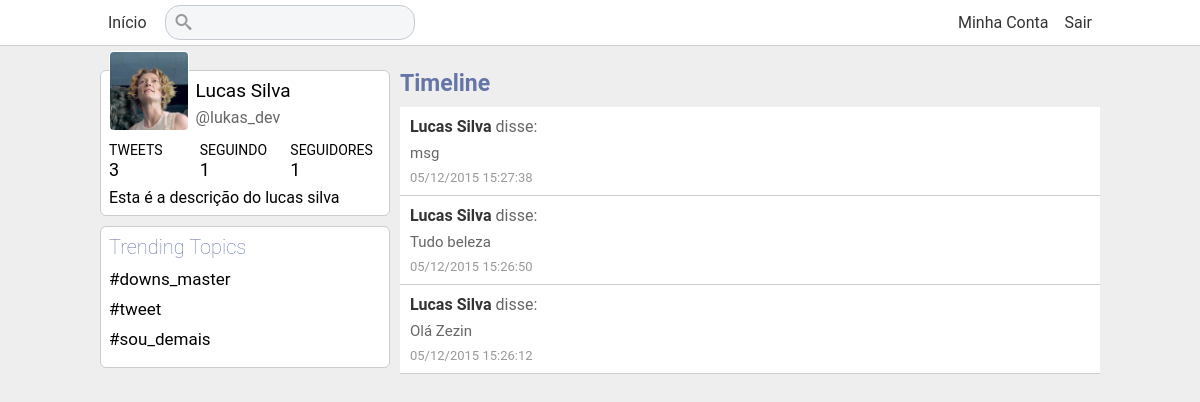
The page /index.php?url=lukas_dev (signed in) on the database its author committed.
### tables this page shows
CREATE TABLE IF NOT EXISTS `usuarios` (
  `id` int(11) NOT NULL AUTO_INCREMENT,
  `foto` varchar(200) NOT NULL,
  `nome` varchar(200) NOT NULL,
  `nickname` varchar(200) NOT NULL,
  `email` varchar(150) NOT NULL,
  `senha` varchar(100) NOT NULL,
  `descricao` varchar(100) NOT NULL,
  PRIMARY KEY (`id`)
);

CREATE TABLE IF NOT EXISTS `trending` (
  `id` int(11) NOT NULL AUTO_INCREMENT,
  `hashtag` varchar(100) NOT NULL,
  `mencoes` int(11) NOT NULL,
  PRIMARY KEY (`id`)
);

CREATE TABLE IF NOT EXISTS `tweets` (
  `id` int(11) NOT NULL AUTO_INCREMENT,
  `user_id` int(11) NOT NULL,
  `tweet` varchar(250) NOT NULL,
  `data` datetime NOT NULL,
  `timestamp` varchar(200) NOT NULL,
  PRIMARY KEY (`id`)
);

### pages/perfil.php (the view)
<?php include_once "inc/sidebar.php";?>
<section id="content_wrapper">
<?php
	$permitidas = ['seguindo', 'seguidores'];
	if(isset($explode[1]) && in_array($explode[1], $permitidas)){
		include_once 'pages/'.$explode[1].'.php';
	}else{
?>
	<h1 class="title-page">Timeline</h1>
	<section id="content">
	<?php
		$pega_mencoes = $pdo->prepare("SELECT * FROM `tweets` WHERE `user_id` = ? ORDER BY `id` DESC");
		$pega_mencoes->execute(array($dados_perfil->id));
		while($tweet = $pega_mencoes->fetchObject()){
	?>
		<article class="tweet">
			<span class="nome"><a href="<?php echo BASE.'/'.$dados_perfil->nickname;?>"><?php echo $dados_perfil->nome;?></a> disse:</span>
			<p><?php echo $tweet->tweet;?></p>
			<span class="date"><?php echo date('d/m/Y H:i:s', strtotime($tweet->data));?></span>
		</article>
	<?php }?>
	</section>
<?php }?>
</section>

### inc/sidebar.php (shortened to what this page needs)
<aside id="sidebar">
<?php
	if($perfil == true){
		$dados = $dados_perfil;
		$link = BASE.'/'.$dados->nickname;
	}else{
		$dados = $logado;
		$link = BASE;
	}
	$foto = ($dados->foto == '') ? BASE.'/uploads/default.jpg' : BASE.'/uploads/'.$dados->foto;
	$contagem_seguindo = $pdo->prepare("SELECT `id` FROM `follows` WHERE `seguidor` = ?");
	$contagem_seguindo->execute(array($dados->id));
	$qtd_seguindo = $contagem_seguindo->rowCount();
	$contagem_seguidores = $pdo->prepare("SELECT `id` FROM `follows` WHERE `usuario` = ?");
	$contagem_seguidores->execute(array($dados->id));
	$qtd_seguidores = $contagem_seguidores->rowCount();
	$contagem_tweets = $pdo->prepare("SELECT `id` FROM `tweets` WHERE `user_id` = ?");
	$contagem_tweets->execute(array($dados->id));
	$qtd_tweets = $contagem_tweets->rowCount();
?>
<div class="box_sidebar perfil">
	<div class="img_perfil">
		<img src="<?php echo $foto;?>" />
	</div>
	<div class="dados_user">
		<span class="nome_perfil"><a href="<?php echo $link;?>"><?php echo $dados->nome;?></a></span>
		<a href="#" class="nickname">@<?php echo $dados->nickname;?></a>
	</div>
	<div class="stats">
		<div class="box_stats">
			<span>Tweets</span>
			<p><?php echo $qtd_tweets;?></p>
		</div>
		<div class="box_stats">
			<span>Seguindo</span>
			<p><a href="<?php echo BASE.'/'.$dados->nickname.'/seguindo';?>"><?php echo $qtd_seguindo;?></a></p>
		</div>
		<div class="box_stats">
			<span>Seguidores</span>
			<p><a href="<?php echo BASE.'/'.$dados->nickname.'/seguidores';?>"><?php echo $qtd_seguidores;?></a></p>
		</div>
	</div>
	<?php if($perfil == true){?>
	<div class="descricao"><p><?php echo $dados->descricao;?></p></div>
	<?php }?>
</div>
<div class="box_sidebar">
	<h2>Trending Topics</h2>
	<ul>
	<?php
		$trending = $pdo->prepare("SELECT * FROM `trending` ORDER BY `mencoes` DESC LIMIT 5");
		$trending->execute();
		while($tag_top = $trending->fetchObject()){
			$tag = str_replace('#', '', $tag_top->hashtag);
	?>
		<li><a href="<?php echo BASE.'/hashtag/'.$tag;?>"><?php echo $tag_top->hashtag;?></a></li>
	<?php }?>
	</ul>
</div>
</aside>

### css/style.css (style rules this page uses)
* { margin:0; padding:0; box-sizing:border-box; list-style-type:none; text-decoration:none; font-family:Roboto; }
body { background:#eee; }
#sidebar { float:left; width:29%; }
.box_sidebar { background:#fff; padding:8px; border-radius:6px; border:1px solid #ccc; margin-bottom:10px; position:relative; float:left; width:100%; }
.box_sidebar h2 { float:left; width:100%; font-size:20px; color:#6675A7; font-weight:lighter; margin-bottom:10px; }
.box_sidebar li { float:left; width:100%; margin-bottom:10px; font-size:17px; }
.box_sidebar li:last-child { background:none; }
.box_sidebar li a { color:#000; }
.box_sidebar.perfil .img_perfil { position:absolute; top:-20px; width:80px; height:80px; overflow:hidden; border:1px solid white; border-radius:5px; }
.box_sidebar.perfil .img_perfil img { width:100%; }
.box_sidebar.perfil .dados_user { float:right; width:70%; padding-left:5px; }
.box_sidebar.perfil .dados_user .nome_perfil { float:left; width:100%; font-size:19px; margin-bottom:6px; }
.box_sidebar.perfil .dados_user .nome_perfil a { color:black; }
.box_sidebar.perfil .dados_user a.nickname { color:#666; }
.box_sidebar.perfil .stats { float:left; width:100%; margin-top:5px; }
.box_sidebar.perfil .stats .box_stats { float:left; width:33.33%; padding:8px 0; }
.box_sidebar.perfil .stats .box_stats span { text-transform:uppercase; font-size:14px; }
.box_sidebar.perfil .stats .box_stats p { font-size:18px; }
.box_sidebar.perfil .stats .box_stats p a { color:black; }
.box_sidebar.perfil .descricao { float:left; width:100%; }
#content_wrapper { float:right; width:70%; }
#content { float:left; width:100%; }
h1.title-page { float:left; width:100%; font-size:23px; color:#6675A7; margin-bottom:10px; }
#content .tweet { float:left; width:100%; padding:10px; border-bottom:1px solid #ccc; color:#666; background:white; transition:all ease-in .3s; }
#content .tweet a { color:#09f; }
#content .tweet .nome { font-size:16px; float:left; width:100%; margin-bottom:8px; }
#content .tweet .nome a { color:#333; font-weight:bold; }
#content .tweet p { font-size:15px; }
#content .tweet .date { font-size:13px; color:#999; float:left; margin-top:8px; }

### rows shown on the page
usuarios: foto (picture), nome "Lucas Silva", nickname "lukas_dev", descricao "Esta é a descrição do lucas silva"
trending: hashtag "#downs_master"
trending: hashtag "#tweet"
trending: hashtag "#sou_demais"
tweets: user.nome "Lucas Silva", tweet "msg", data "05/12/2015 15:27:38"
tweets: user.nome "Lucas Silva", tweet "Tudo beleza", data "05/12/2015 15:26:50"
tweets: user.nome "Lucas Silva", tweet "Olá Zezin", data "05/12/2015 15:26:12"

### other values the page prints
$qtd_tweets "3"
$qtd_seguindo "1"
$qtd_seguidores "1"
